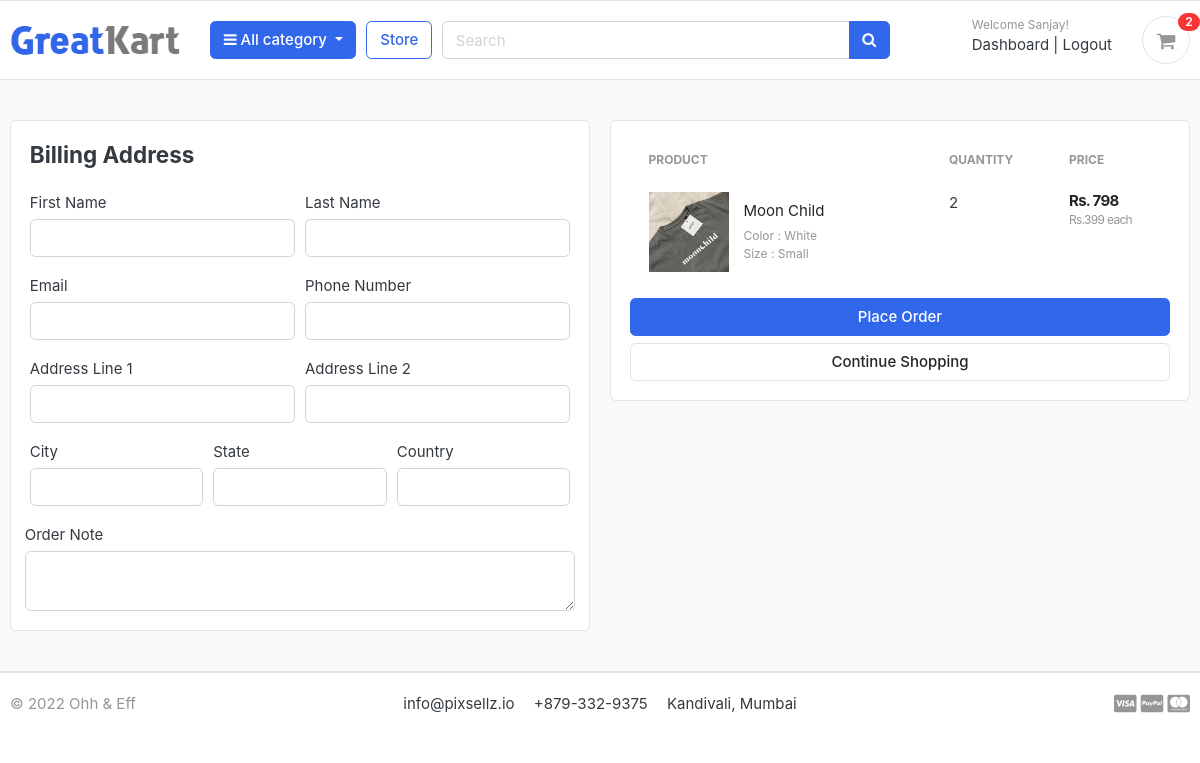
The app's page /cart/checkout/ (signed in), older data.
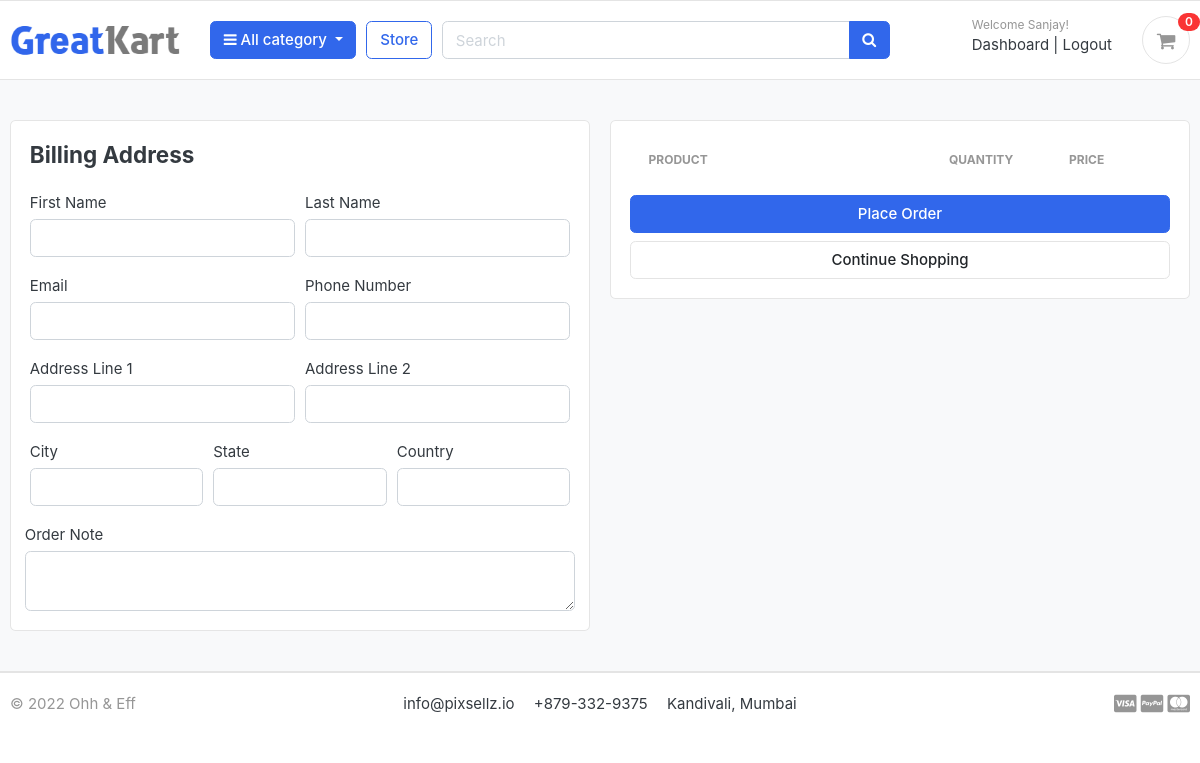
The same page, newer data.
### carts/models.py (models this page shows, shortened)
class CartItem(models.Model):
    user = models.ForeignKey(Account, on_delete=models.CASCADE, null=True)
    product = models.ForeignKey(Product, on_delete=models.CASCADE)
    variations = models.ManyToManyField(Variation, blank=True)
    cart = models.ForeignKey(Cart, on_delete=models.CASCADE, null=True)
    quantity = models.IntegerField()
    is_active = models.BooleanField(default=True)
    def sub_total(self):
        return self.product.price * self.quantity

### store/models.py (models this page shows, shortened)
class Product(models.Model):
    product_name = models.CharField(max_length=200, unique=True)
    slug = models.SlugField(max_length=200, unique=True)
    product_description = models.TextField(max_length=200, blank=True)
    price = models.IntegerField()
    images = models.ImageField(upload_to = 'photos/products')
    stock = models.IntegerField()
    is_available = models.BooleanField(default=True)
    created_date = models.DateTimeField(auto_now_add=True)
    modified_date = models.DateTimeField(auto_now=True)
    category = models.ForeignKey(Category, on_delete=models.CASCADE)
    def get_url(self):
        return reverse('product_detail', args=[self.category.slug, self.slug])

class Variation(models.Model):
    product = models.ForeignKey(Product, on_delete=models.CASCADE)
    variation_category = models.CharField(max_length=100, choices=variation_category_choice)
    variation_value =models.CharField(max_length=100)
    is_active = models.BooleanField(default=True)
    created_date = models.DateTimeField(auto_now=True)
    objects = VariationManager()

### carts/views.py (the view)
# urls.py: path('checkout/', views.checkout, name='checkout')
@login_required(login_url='login')
def checkout(request, total = 0, quantity = 0,grand_total = 0, tax=0, cart_items = None):
    try:
        if request.user.is_authenticated:
            cart_items = CartItem.objects.filter(user=request.user, is_active=True)
        else:
            cart = Cart.objects.get(cart_id = _cart_id(request))
            cart_items = CartItem.objects.filter(cart=cart, is_active=True)
        for cart_item in cart_items:
            total += (cart_item.product.price * cart_item.quantity)
            quantity += cart_item.quantity
        tax = (5 *  total)/100
        grand_total = tax + total
    except ObjectDoesNotExist:
        pass
    context = {
        'total' : total,
        'quantity' : quantity,
        'cart_items' : cart_items,
        'grand_total' : grand_total,
        'tax' : tax
    }
    return render(request, 'store/checkout.html', context=context)

### carts/context_processors.py (called while the page is built)
def counter(request, cart_count = 0):
    if 'admin' in request.path:
        return {}
    else:
        try:
            cart = Cart.objects.filter(cart_id = _cart_id(request))
            if request.user.is_authenticated:
                cart_items = CartItem.objects.all().filter(user=request.user)
            else:
                cart_items = CartItem.objects.all().filter(cart=cart[:1])
            for cart_item in cart_items:
                cart_count += cart_item.quantity
        except Cart.DoesNotExist:
            cart_count = 0
    return dict(cart_count=cart_count)

### carts/views.py (called while the page is built)
def _cart_id(request):
    cart = request.session.session_key
    if not cart:
        cart = request.session.create()
    return cart

### category/context_processors.py (called while the page is built)
def menu_links(request):
    links = Category.objects.all()
    return dict(links = links)

### category/models.py (called while the page is built)
    def get_url(self):
        return reverse('products_by_category', args=[self.slug])

### templates/store/checkout.html (shortened to what the changed rows need)
{% extends 'base.html' %}
{% load static %}
{% block content %}
<section class="section-content padding-y bg">
    <div class="container">
    <div class="row">
        <aside class="col-lg-6">
            <div class="card">
            <div class="card-body">
                <table class="table table-borderless table-shopping-cart">
                    <thead class="text-muted">
                    <tr class="small text-uppercase">
                      <th scope="col">Product</th>
                      <th scope="col" width="120">Quantity</th>
                      <th scope="col" width="120">Price</th>
                    </tr>
                    </thead>
                    <tbody>
                    {% for cart_item in cart_items %}
                    <tr>
                        <td>
                            <figure class="itemside align-items-center">
                                <div class="aside"><img src="{{cart_item.product.images.url}}" class="img-sm"></div>
                                <figcaption class="info">
                                    <a href="{{ cart_item.product.get_url }}" class="title text-dark">{{cart_item.product.product_name | capfirst}}</a>
                                    <p class="text-muted small">
                                        {% if cart_item.variations.all %}
                                            {% for item in cart_item.variations.all %}
                                                {{ item.variation_category | capfirst }} : {{ item.variation_value | capfirst }} <br>
                                            {% endfor %}
                                        {% endif %}
                                    </p>
                                </figcaption>
                            </figure>
                        </td>
                        <td>
                            <label for="">{{cart_item.quantity}}</label>
                        </td>
                        <td>
                            <div class="price-wrap">
                                <var class="price">Rs. {{ cart_item.sub_total }}</var>
                                <small class="text-muted">Rs.{{cart_item.product.price}} each </small>
                            </div>
                        </td>
                    </tr>
                    {% endfor %}
                    </tbody>
                    </table>
            </div>
            </div>
    </aside>
    </div>
    </div>
    </section>
{% endblock %}

### templates/includes/navbar.html (shortened to what this page needs)
{% load static %}
<header class="section-header">
    <section class="header-main border-bottom">
        <div class="container">
    <div class="row align-items-center">
        <div class="col-lg-2 col-md-3 col-6">
            <a href="/" class="brand-wrap">
                <img class="logo" src="{%static './images/logo.png'%}">
            </a>
        </div>
        <div class="col-lg col-sm col-md col-6 flex-grow-0">
            <div class="category-wrap dropdown d-inline-block float-right">
                <button type="button" class="btn btn-primary dropdown-toggle" data-toggle="dropdown">
                    <i class="fa fa-bars"></i> All category
                </button>
            </div>
        </div>
        <a href="{% url 'store' %}" class="btn btn-outline-primary">Store</a>
        <div class="col-lg  col-md-6 col-sm-12 col">
            <form action="{% url 'search' %}" class="search" method='GET'>
                <div class="input-group w-100">
                    <input type="text" class="form-control" style="width:60%;" placeholder="Search" name="keyword">
                    <div class="input-group-append">
                      <button class="btn btn-primary" type="submit">
                        <i class="fa fa-search"></i>
                      </button>
                    </div>
                </div>
            </form>
        </div>
        <div class="col-lg-3 col-sm-6 col-8 order-2 order-lg-3">
                    <div class="d-flex justify-content-end mb-3 mb-lg-0">
                        {% if user.id is None %}
                            <div class="widget-header">
                                <small class="title text-muted">Welcome guest!</small>
                                <div>
                                    <a href="{% url 'login' %}">Sign in</a> <span class="dark-transp"> | </span>
                                    <a href="{% url 'register' %}"> Register</a>
                                </div>
                            </div>
                        {% else %}
                            <div class="widget-header">
                                <small class="title text-muted">Welcome {{user.first_name | capfirst}}!</small>
                                <div>
                                    <a href="{% url 'dashboard' %}">Dashboard</a> <span class="dark-transp"> | </span>
                                    <a href="{% url 'logout' %}"> Logout</a>
                                </div>
                            </div>
                        {% endif %}
                        <a href="{% url 'cart' %}" class="widget-header pl-3 ml-3">
                            <div class="icon icon-sm rounded-circle border"><i class="fa fa-shopping-cart"></i></div>
                            <span class="badge badge-pill badge-danger notify">{{cart_count}}</span>
                        </a>
                    </div>
                </div>
    </div>
        </div>
    </section>
    </header>

Row changes from the older to the newer data that the page shows:
removed CartItem: product.images (picture), product.product_name "Moon Child", quantity "2", sub_total "798", product.price "399"
no longer on this page (row unchanged): Variation: variation_category "Color", variation_value "White"
no longer on this page (row unchanged): Variation: variation_category "Size", variation_value "Small"
Text that changed along with them:
{{ cart_count }}: "2" → "0"
